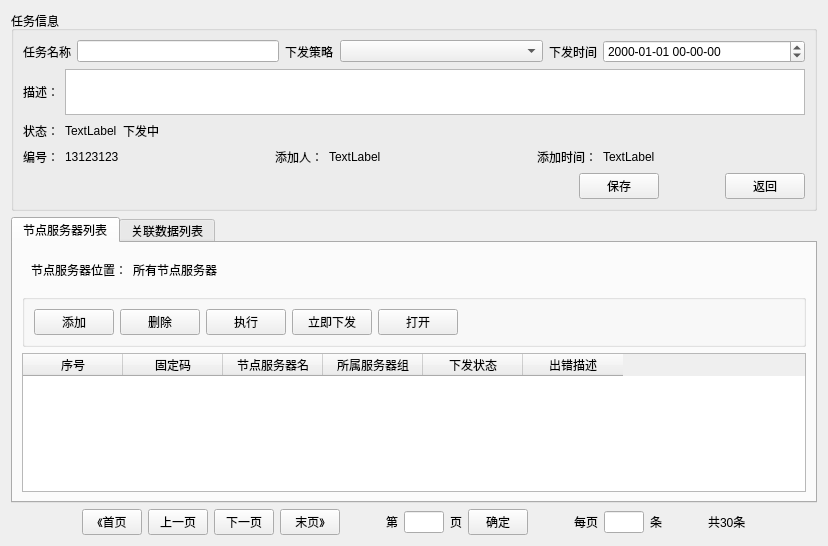
<?xml version="1.0" encoding="UTF-8"?>
<ui version="4.0">
 <class>EditScheduleWidget</class>
 <widget class="QWidget" name="EditScheduleWidget">
  <property name="geometry">
   <rect>
    <x>0</x>
    <y>0</y>
    <width>828</width>
    <height>546</height>
   </rect>
  </property>
  <property name="windowTitle">
   <string>Form</string>
  </property>
  <layout class="QVBoxLayout" name="verticalLayout_3">
   <item>
    <widget class="QGroupBox" name="groupBox">
     <property name="maximumSize">
      <size>
       <width>16777215</width>
       <height>200</height>
      </size>
     </property>
     <property name="title">
      <string>任务信息</string>
     </property>
     <layout class="QVBoxLayout" name="verticalLayout">
      <item>
       <layout class="QHBoxLayout" name="horizontalLayout">
        <item>
         <widget class="QLabel" name="label">
          <property name="text">
           <string>任务名称</string>
          </property>
         </widget>
        </item>
        <item>
         <widget class="QLineEdit" name="l_taskName">
          <property name="alignment">
           <set>Qt::AlignCenter</set>
          </property>
         </widget>
        </item>
        <item>
         <widget class="QLabel" name="label_2">
          <property name="text">
           <string>下发策略</string>
          </property>
         </widget>
        </item>
        <item>
         <widget class="ComboBox" name="cb_strategy">
          <property name="sizePolicy">
           <sizepolicy hsizetype="Expanding" vsizetype="Fixed">
            <horstretch>0</horstretch>
            <verstretch>0</verstretch>
           </sizepolicy>
          </property>
         </widget>
        </item>
        <item>
         <widget class="QLabel" name="label_3">
          <property name="text">
           <string>下发时间</string>
          </property>
         </widget>
        </item>
        <item>
         <widget class="DateTimeEdit" name="dte_send">
          <property name="sizePolicy">
           <sizepolicy hsizetype="Expanding" vsizetype="Fixed">
            <horstretch>0</horstretch>
            <verstretch>0</verstretch>
           </sizepolicy>
          </property>
          <property name="displayFormat">
           <string>yyyy-MM-dd HH-mm-ss</string>
          </property>
         </widget>
        </item>
       </layout>
      </item>
      <item>
       <layout class="QHBoxLayout" name="horizontalLayout_2">
        <item>
         <widget class="QLabel" name="label_4">
          <property name="text">
           <string>描述：</string>
          </property>
          <property name="alignment">
           <set>Qt::AlignCenter</set>
          </property>
         </widget>
        </item>
        <item>
         <widget class="QTextEdit" name="te_description"/>
        </item>
       </layout>
      </item>
      <item>
       <layout class="QHBoxLayout" name="horizontalLayout_3">
        <item>
         <widget class="QLabel" name="label_5">
          <property name="text">
           <string>状态：</string>
          </property>
         </widget>
        </item>
        <item>
         <widget class="QLabel" name="lab_icon">
          <property name="text">
           <string>TextLabel</string>
          </property>
         </widget>
        </item>
        <item>
         <widget class="QLabel" name="lab_state">
          <property name="text">
           <string>下发中</string>
          </property>
         </widget>
        </item>
        <item>
         <spacer name="horizontalSpacer">
          <property name="orientation">
           <enum>Qt::Horizontal</enum>
          </property>
          <property name="sizeHint" stdset="0">
           <size>
            <width>40</width>
            <height>20</height>
           </size>
          </property>
         </spacer>
        </item>
       </layout>
      </item>
      <item>
       <layout class="QHBoxLayout" name="horizontalLayout_4">
        <item>
         <widget class="QLabel" name="label_8">
          <property name="text">
           <string>编号：</string>
          </property>
         </widget>
        </item>
        <item>
         <widget class="QLabel" name="lab_num">
          <property name="text">
           <string>13123123</string>
          </property>
         </widget>
        </item>
        <item>
         <spacer name="horizontalSpacer_2">
          <property name="orientation">
           <enum>Qt::Horizontal</enum>
          </property>
          <property name="sizeHint" stdset="0">
           <size>
            <width>40</width>
            <height>20</height>
           </size>
          </property>
         </spacer>
        </item>
        <item>
         <widget class="QLabel" name="label_10">
          <property name="text">
           <string>添加人：</string>
          </property>
         </widget>
        </item>
        <item>
         <widget class="QLabel" name="lab_insertor">
          <property name="text">
           <string>TextLabel</string>
          </property>
         </widget>
        </item>
        <item>
         <spacer name="horizontalSpacer_3">
          <property name="orientation">
           <enum>Qt::Horizontal</enum>
          </property>
          <property name="sizeHint" stdset="0">
           <size>
            <width>40</width>
            <height>20</height>
           </size>
          </property>
         </spacer>
        </item>
        <item>
         <widget class="QLabel" name="label_13">
          <property name="text">
           <string>添加时间：</string>
          </property>
         </widget>
        </item>
        <item>
         <widget class="QLabel" name="lab_insertTime">
          <property name="text">
           <string>TextLabel</string>
          </property>
         </widget>
        </item>
        <item>
         <spacer name="horizontalSpacer_4">
          <property name="orientation">
           <enum>Qt::Horizontal</enum>
          </property>
          <property name="sizeHint" stdset="0">
           <size>
            <width>40</width>
            <height>20</height>
           </size>
          </property>
         </spacer>
        </item>
       </layout>
      </item>
      <item>
       <layout class="QHBoxLayout" name="horizontalLayout_6">
        <item>
         <spacer name="horizontalSpacer_5">
          <property name="orientation">
           <enum>Qt::Horizontal</enum>
          </property>
          <property name="sizeHint" stdset="0">
           <size>
            <width>40</width>
            <height>20</height>
           </size>
          </property>
         </spacer>
        </item>
        <item>
         <layout class="QHBoxLayout" name="horizontalLayout_5">
          <property name="spacing">
           <number>66</number>
          </property>
          <item>
           <widget class="QPushButton" name="btn_save">
            <property name="text">
             <string>保存</string>
            </property>
           </widget>
          </item>
          <item>
           <widget class="QPushButton" name="btn_quit">
            <property name="text">
             <string>返回</string>
            </property>
           </widget>
          </item>
         </layout>
        </item>
       </layout>
      </item>
     </layout>
    </widget>
   </item>
   <item>
    <widget class="QTabWidget" name="tabWidget">
     <property name="currentIndex">
      <number>0</number>
     </property>
     <widget class="QWidget" name="tab">
      <attribute name="title">
       <string>节点服务器列表</string>
      </attribute>
      <layout class="QVBoxLayout" name="verticalLayout_2">
       <item>
        <layout class="QHBoxLayout" name="horizontalLayout_14">
         <item>
          <widget class="QWidget" name="w_addrs_position" native="true">
           <layout class="QHBoxLayout" name="horizontalLayout_10">
            <item>
             <widget class="QLabel" name="lab_addr">
              <property name="text">
               <string>节点服务器位置：</string>
              </property>
             </widget>
            </item>
            <item>
             <widget class="QLabel" name="lab_addr_pos">
              <property name="text">
               <string>所有节点服务器</string>
              </property>
             </widget>
            </item>
           </layout>
          </widget>
         </item>
         <item>
          <spacer name="horizontalSpacer_11">
           <property name="orientation">
            <enum>Qt::Horizontal</enum>
           </property>
           <property name="sizeHint" stdset="0">
            <size>
             <width>40</width>
             <height>20</height>
            </size>
           </property>
          </spacer>
         </item>
        </layout>
       </item>
       <item>
        <widget class="QGroupBox" name="groupBox_2">
         <property name="title">
          <string/>
         </property>
         <layout class="QHBoxLayout" name="horizontalLayout_7">
          <item>
           <widget class="QPushButton" name="btn_nodes_add">
            <property name="text">
             <string>添加</string>
            </property>
           </widget>
          </item>
          <item>
           <widget class="QPushButton" name="btn_nodes_del">
            <property name="text">
             <string>删除</string>
            </property>
           </widget>
          </item>
          <item>
           <widget class="QPushButton" name="btn_nodes_exec">
            <property name="text">
             <string>执行</string>
            </property>
           </widget>
          </item>
          <item>
           <widget class="QPushButton" name="btn_nodes_send">
            <property name="text">
             <string>立即下发</string>
            </property>
           </widget>
          </item>
          <item>
           <widget class="QPushButton" name="btn_nodes_open">
            <property name="text">
             <string>打开</string>
            </property>
           </widget>
          </item>
          <item>
           <spacer name="horizontalSpacer_13">
            <property name="orientation">
             <enum>Qt::Horizontal</enum>
            </property>
            <property name="sizeHint" stdset="0">
             <size>
              <width>40</width>
              <height>20</height>
             </size>
            </property>
           </spacer>
          </item>
         </layout>
        </widget>
       </item>
       <item>
        <widget class="TableWidget" name="tw_nodes">
         <column>
          <property name="text">
           <string>序号</string>
          </property>
         </column>
         <column>
          <property name="text">
           <string>固定码</string>
          </property>
         </column>
         <column>
          <property name="text">
           <string>节点服务器名</string>
          </property>
         </column>
         <column>
          <property name="text">
           <string>所属服务器组</string>
          </property>
         </column>
         <column>
          <property name="text">
           <string>下发状态</string>
          </property>
         </column>
         <column>
          <property name="text">
           <string>出错描述</string>
          </property>
         </column>
        </widget>
       </item>
      </layout>
     </widget>
     <widget class="QWidget" name="tab_2">
      <attribute name="title">
       <string>关联数据列表</string>
      </attribute>
      <layout class="QVBoxLayout" name="verticalLayout_4">
       <item>
        <layout class="QHBoxLayout" name="horizontalLayout_13">
         <item>
          <widget class="QWidget" name="w_files_position" native="true">
           <layout class="QHBoxLayout" name="horizontalLayout_12">
            <item>
             <widget class="QLabel" name="lab_file">
              <property name="text">
               <string>节点服务器位置：</string>
              </property>
             </widget>
            </item>
            <item>
             <widget class="QLabel" name="lab_file_pos">
              <property name="text">
               <string>所有节点服务器</string>
              </property>
             </widget>
            </item>
           </layout>
          </widget>
         </item>
         <item>
          <spacer name="horizontalSpacer_14">
           <property name="orientation">
            <enum>Qt::Horizontal</enum>
           </property>
           <property name="sizeHint" stdset="0">
            <size>
             <width>40</width>
             <height>20</height>
            </size>
           </property>
          </spacer>
         </item>
        </layout>
       </item>
       <item>
        <widget class="QGroupBox" name="groupBox_3">
         <property name="title">
          <string/>
         </property>
         <layout class="QHBoxLayout" name="horizontalLayout_11">
          <item>
           <widget class="QPushButton" name="btn_files_upload">
            <property name="text">
             <string>上传</string>
            </property>
           </widget>
          </item>
          <item>
           <widget class="QPushButton" name="btn_files_del">
            <property name="text">
             <string>删除</string>
            </property>
           </widget>
          </item>
          <item>
           <widget class="ComboBox" name="cb_files_setState">
            <item>
             <property name="text">
              <string>设置任务状态</string>
             </property>
            </item>
           </widget>
          </item>
          <item>
           <widget class="QPushButton" name="btn_files_download">
            <property name="text">
             <string>下载</string>
            </property>
           </widget>
          </item>
          <item>
           <widget class="QPushButton" name="btn_files_showState">
            <property name="text">
             <string>查看下发状态</string>
            </property>
           </widget>
          </item>
          <item>
           <widget class="QPushButton" name="btn_files_send">
            <property name="text">
             <string>立即下发</string>
            </property>
           </widget>
          </item>
          <item>
           <widget class="QPushButton" name="btn_files_new">
            <property name="text">
             <string>新建</string>
            </property>
           </widget>
          </item>
          <item>
           <widget class="QPushButton" name="btn_files_edit">
            <property name="text">
             <string>编辑</string>
            </property>
           </widget>
          </item>
          <item>
           <spacer name="horizontalSpacer_12">
            <property name="orientation">
             <enum>Qt::Horizontal</enum>
            </property>
            <property name="sizeHint" stdset="0">
             <size>
              <width>40</width>
              <height>20</height>
             </size>
            </property>
           </spacer>
          </item>
         </layout>
        </widget>
       </item>
       <item>
        <widget class="TableWidget" name="tw_files">
         <column>
          <property name="text">
           <string>序号</string>
          </property>
         </column>
         <column>
          <property name="text">
           <string>文件名</string>
          </property>
         </column>
         <column>
          <property name="text">
           <string>操作时间</string>
          </property>
         </column>
         <column>
          <property name="text">
           <string>下发状态</string>
          </property>
         </column>
         <column>
          <property name="text">
           <string>错误描述</string>
          </property>
         </column>
        </widget>
       </item>
      </layout>
     </widget>
    </widget>
   </item>
   <item>
    <layout class="QHBoxLayout" name="horizontalLayout_9">
     <item>
      <spacer name="horizontalSpacer_8">
       <property name="orientation">
        <enum>Qt::Horizontal</enum>
       </property>
       <property name="sizeHint" stdset="0">
        <size>
         <width>40</width>
         <height>20</height>
        </size>
       </property>
      </spacer>
     </item>
     <item>
      <layout class="QHBoxLayout" name="horizontalLayout_8">
       <item>
        <widget class="QPushButton" name="btn_first">
         <property name="maximumSize">
          <size>
           <width>60</width>
           <height>16777215</height>
          </size>
         </property>
         <property name="text">
          <string>《首页</string>
         </property>
        </widget>
       </item>
       <item>
        <widget class="QPushButton" name="btn_page_up">
         <property name="maximumSize">
          <size>
           <width>60</width>
           <height>16777215</height>
          </size>
         </property>
         <property name="text">
          <string>上一页</string>
         </property>
        </widget>
       </item>
       <item>
        <widget class="QPushButton" name="btn_page_down">
         <property name="maximumSize">
          <size>
           <width>60</width>
           <height>16777215</height>
          </size>
         </property>
         <property name="text">
          <string>下一页</string>
         </property>
        </widget>
       </item>
       <item>
        <widget class="QPushButton" name="btn_end">
         <property name="maximumSize">
          <size>
           <width>60</width>
           <height>16777215</height>
          </size>
         </property>
         <property name="text">
          <string>末页》</string>
         </property>
        </widget>
       </item>
       <item>
        <spacer name="horizontalSpacer_6">
         <property name="orientation">
          <enum>Qt::Horizontal</enum>
         </property>
         <property name="sizeHint" stdset="0">
          <size>
           <width>40</width>
           <height>20</height>
          </size>
         </property>
        </spacer>
       </item>
       <item>
        <widget class="QLabel" name="label_16">
         <property name="text">
          <string>第</string>
         </property>
        </widget>
       </item>
       <item>
        <widget class="QLineEdit" name="l_curPage">
         <property name="maximumSize">
          <size>
           <width>40</width>
           <height>16777215</height>
          </size>
         </property>
        </widget>
       </item>
       <item>
        <widget class="QLabel" name="label_17">
         <property name="text">
          <string>页</string>
         </property>
        </widget>
       </item>
       <item>
        <widget class="QPushButton" name="pushButton_14">
         <property name="maximumSize">
          <size>
           <width>60</width>
           <height>16777215</height>
          </size>
         </property>
         <property name="text">
          <string>确定</string>
         </property>
        </widget>
       </item>
       <item>
        <spacer name="horizontalSpacer_7">
         <property name="orientation">
          <enum>Qt::Horizontal</enum>
         </property>
         <property name="sizeHint" stdset="0">
          <size>
           <width>40</width>
           <height>20</height>
          </size>
         </property>
        </spacer>
       </item>
       <item>
        <widget class="QLabel" name="label_19">
         <property name="text">
          <string>每页</string>
         </property>
        </widget>
       </item>
       <item>
        <widget class="QLineEdit" name="l_itemCount">
         <property name="maximumSize">
          <size>
           <width>40</width>
           <height>16777215</height>
          </size>
         </property>
        </widget>
       </item>
       <item>
        <widget class="QLabel" name="label_18">
         <property name="text">
          <string>条</string>
         </property>
        </widget>
       </item>
       <item>
        <spacer name="horizontalSpacer_9">
         <property name="orientation">
          <enum>Qt::Horizontal</enum>
         </property>
         <property name="sizeHint" stdset="0">
          <size>
           <width>40</width>
           <height>20</height>
          </size>
         </property>
        </spacer>
       </item>
       <item>
        <widget class="QLabel" name="lab_itemTotal">
         <property name="text">
          <string>共30条</string>
         </property>
        </widget>
       </item>
      </layout>
     </item>
     <item>
      <spacer name="horizontalSpacer_10">
       <property name="orientation">
        <enum>Qt::Horizontal</enum>
       </property>
       <property name="sizeHint" stdset="0">
        <size>
         <width>40</width>
         <height>20</height>
        </size>
       </property>
      </spacer>
     </item>
    </layout>
   </item>
  </layout>
 </widget>
 <customwidgets>
  <customwidget>
   <class>ComboBox</class>
   <extends>QComboBox</extends>
   <header>modules/common/combobox.h</header>
  </customwidget>
  <customwidget>
   <class>DateTimeEdit</class>
   <extends>QDateTimeEdit</extends>
   <header>modules/common/datetimeedit.h</header>
  </customwidget>
  <customwidget>
   <class>TableWidget</class>
   <extends>QTableWidget</extends>
   <header>modules/common/tablewidget.h</header>
  </customwidget>
 </customwidgets>
 <resources/>
 <connections/>
</ui>
